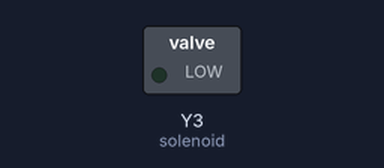
A program run on a simulated pyboard running MicroPython. Parts: switched loads named in the program (green lamp = pin HIGH). Dashed ring = blinking. Library files of the repository ran but are not shown: 1 file(s); what the program prints to the serial console is not drawn. At 5.5 s the program stops and its outputs stay as they are.

Above: at 0.6 s.
Timing chart, 0 to 3.0 s (numbered marks = the images above):
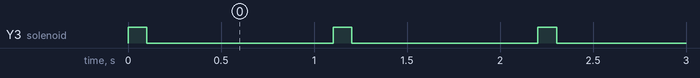

The program:

main.py
```python
###############################################################################
# main.py
#
# Main script to toggle a digital output on/off. In this case, we are using
# it to control a MOSFET, which is acting like a on/off switch for
# controlling a the small 5V solenoid.
#
# IMPORTANT: Do NOT leave the small solenoid in the MCHE201 kit on for extended
#            periods of time.
#
# To use this script as is to pin Y3 of the pyboard, which is connected to the
# 5V mosfet controlled output on the MCHE201 board.
#
# Created: 03/28/19
#   - Joshua Vaughan
#   - joshua.vaughan@louisiana.edu
#   - http://www.ucs.louisiana.edu/~jev9637
#
# Modified:
#   *
#
# TODO:
#   *
###############################################################################

import pyb  # import the pyboard module
import time # import the time module

# Assign the output pin to variable mosfet_pin
# We set it up as an output with a pulldown resistor
solenoid = pyb.Pin("Y3", pyb.Pin.OUT_PP, pull=pyb.Pin.PULL_DOWN)

# This loop will run 5 times over the 5V solenoid output
for counter in range(5):
    print("Turning MOSFET on, Solenoid should retract.")
    solenoid.high()
    time.sleep_ms(100)           # Sleep 100ms

    print("Turning MOSFET off, Solenoid should extend via its spring.")
    solenoid.low()
    time.sleep(1)               # Sleep 1 second
```

Measured:
- by itself, Y3 (solenoid): alternates HIGH for 0.10 s and LOW for 1.0 s, 10 changes in all, then stays LOW
